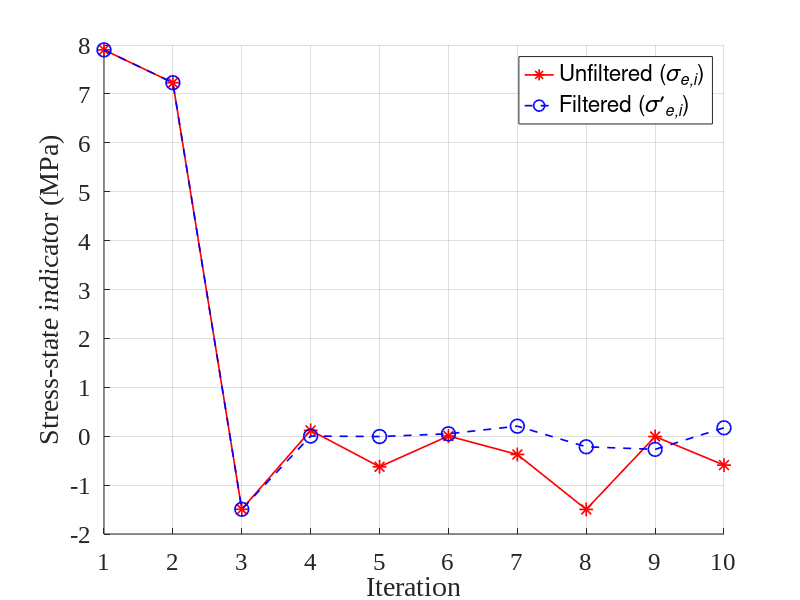

Here is the MATLAB script that generated this plot:
clear
clc
% close

%%

Strs_Unf = load('Fig_6b_Unfiltered.txt');
Strs_Fil = load('Fig_6b_Filtered.txt');
iteration = 1:1:10;

figure()
hold on
plot(iteration,Strs_Unf,'r-*','Linewidth',1.2,'MarkerSize',10)
plot(iteration,Strs_Fil,'b--o','Linewidth',1.2,'MarkerSize',10)

xlim([1 10])
xticks([1:1:10])
ylim([-2 8])
yticks([-2:1:8])

legend('Unfiltered ({\itσ}_{\ite,i})','Filtered ({\itσ}′_{\ite,i})','Location','Best')
xlabel('Iteration')
ylabel('Stress-state indicator (MPa)')

set(gca,'FontName','Times New Roman','FontSize',18)
set(gcf,'Position',[446   475   560   400])
grid on
